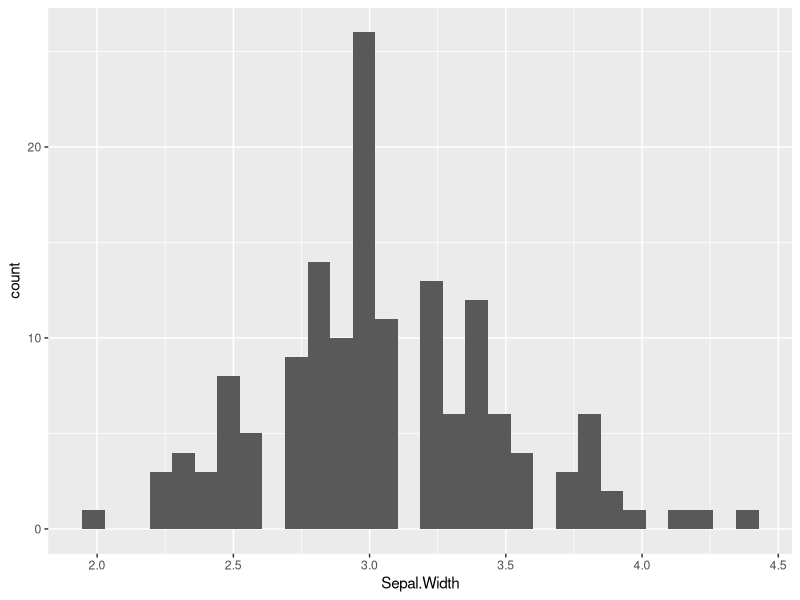
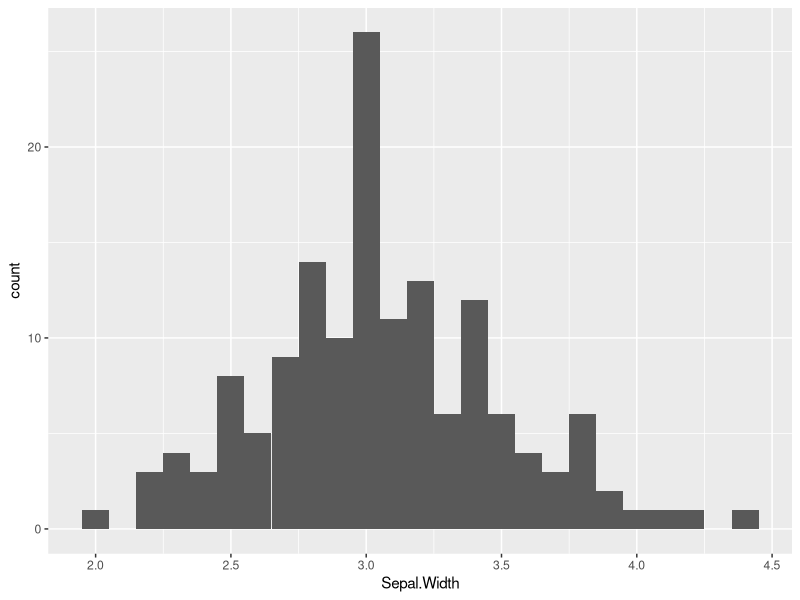
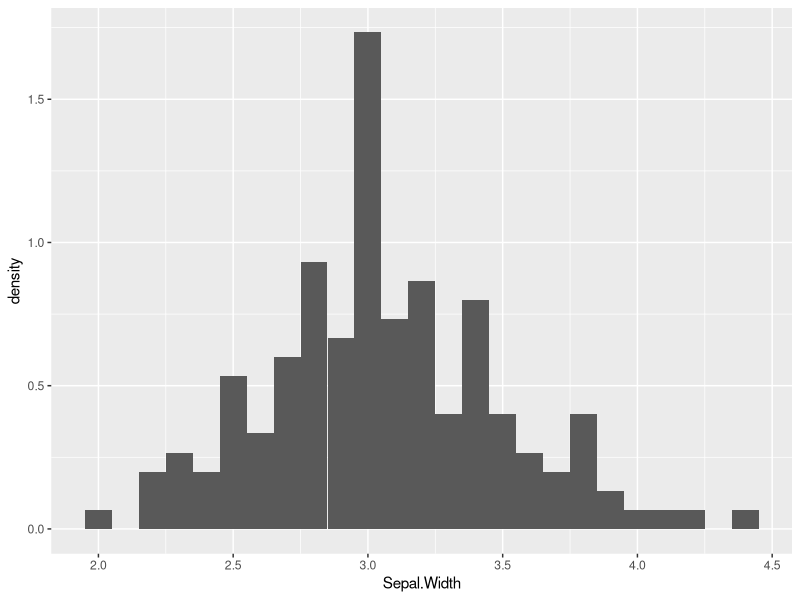
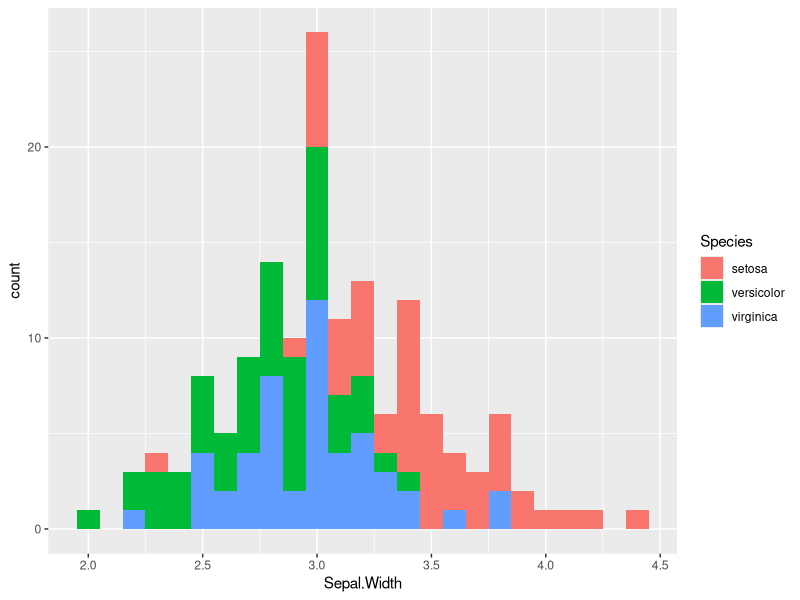
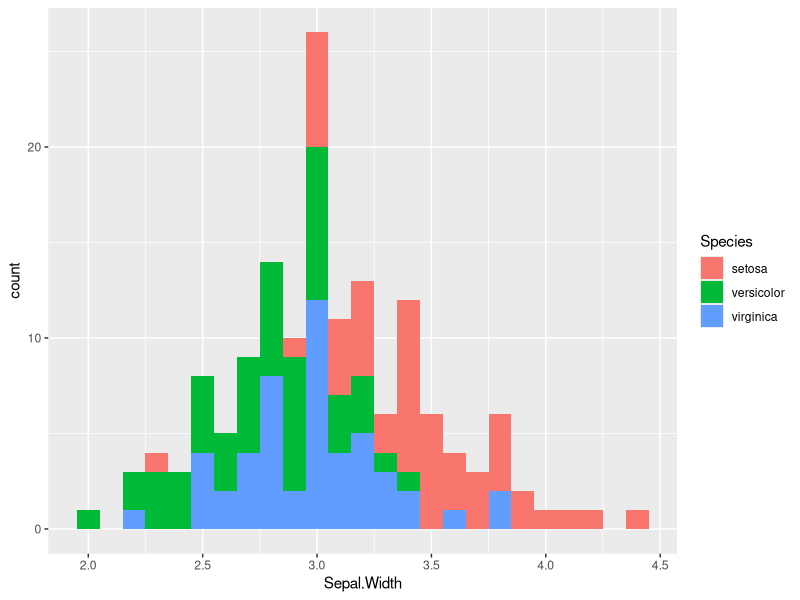
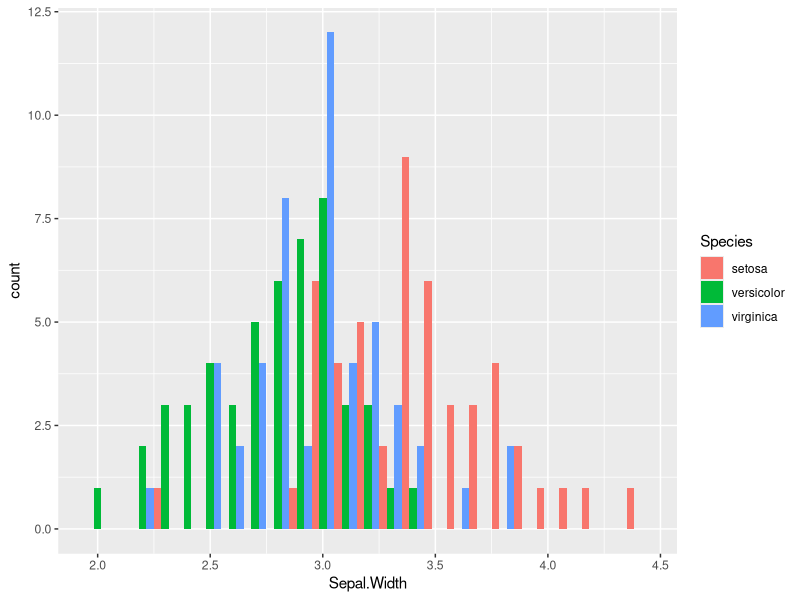
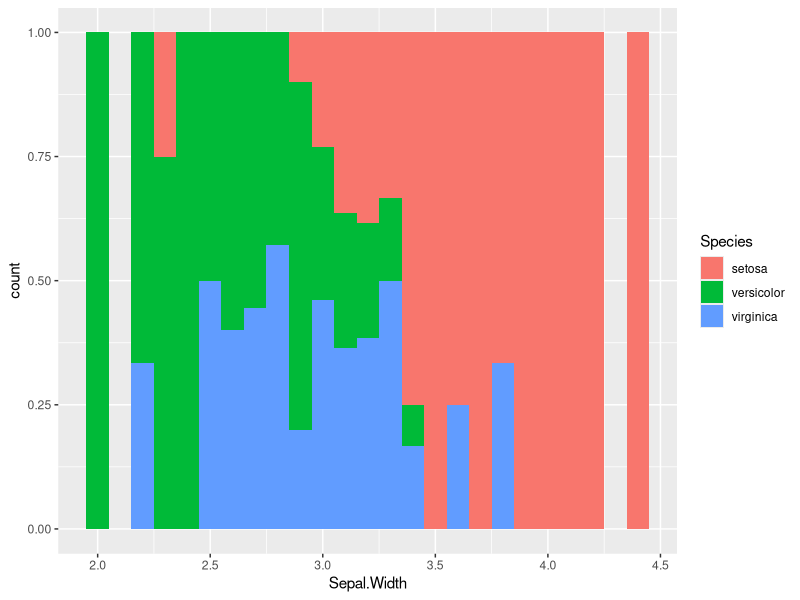

The R script that drew these images, in order: (Note: this script raises an error after producing the figures.)
# 
# author: Alexander C. Hungerford 
# 
# created: 28 November 2018
# 
# title: Datacamp
#        Data visualization with ggplot2 (Part 1)
#        Ch. 4 - geometries
#        section 2: bar plots


library(tidyverse)
data("iris", "mtcars")

# histograms - bin distribution of a continuous variable
ggplot(iris, aes(x = Sepal.Width)) +
  geom_histogram()

# note, you will always get a message with geom_histogram
diff(range(iris$Sepal.Width)) / 30

# let's change binwidth
ggplot(iris, aes(x = Sepal.Width)) +
  geom_histogram(binwidth = 0.1)

# y-axis shows us the absolute count of each bin (frequency aka density)
# i.e. what proportion of the total is represented in each bin

# to gain access to the density under the hood of a historgram, we'll assign
# a y-aesthetic
ggplot(iris, aes(x = Sepal.Width)) +
  geom_histogram(aes(y = ..density..), binwidth = 0.1)
# notice the shape of the histogram hasn't changed, but the y-axis has been relabled

# the "..density.." tells ggplot that the column containing the density values
# is not to be found in my original dataframe,
# but rather in the internal dataframe


# we can color our bars according to Species, but we need to use the "fill"
# aesthetic, instead of color, bc we're dealing with shapes, color would
# only outline the bars
ggplot(iris, aes(x = Sepal.Width, fill = Species)) +
  geom_histogram(binwidth = 0.1)

# what's not clear about the above plot is whether or not the bars are
# stacked or overlapping -- the default is stacked
ggplot(iris, aes(x = Sepal.Width, fill = Species)) +
  geom_histogram(binwidth = 0.1, position = "stack")

# dodge bars - offset each dataset in a category
ggplot(iris, aes(x = Sepal.Width, fill = Species)) +
  geom_histogram(binwidth = 0.1, position = "dodge")


# position = "fill"
ggplot(iris, aes(x = Sepal.Width, fill = Species)) +
  geom_histogram(binwidth = 0.1, position = "fill")

# normalizes each bin to represent the proportion of all observations in each
# bin, taken by each category. Y-axis label didn't change, but it should say
# "proportion", not count.


# bar plots - two common types: absolute counts, distributions

# example, absolute
ggplot(df, aes(x = x-axis, y = y-axis)) +
  geom_bar(stat = "bin")

# example, distribution
# when you have descriptive statistics already calculated?

# look up
# geom_errorbar(aes(ymin = avg - stdev, ymax = avg + stdev),
#   width = 0.2)


##################################33###########################################

# Exercise: Histograms
# 1 - Make a univariate histogram
ggplot(mtcars, aes(x = mpg)) +
  geom_histogram()

# 2 - Plot 1, plus set binwidth to 1 in the geom layer
ggplot(mtcars, aes(x = mpg)) +
  geom_histogram(binwidth = 1)



# 3 - Plot 2, plus MAP ..density.. to the y aesthetic (i.e. in a second aes() function)
ggplot(mtcars, aes(x = mpg)) +
  geom_histogram(aes(y = ..density..), binwidth = 1)



# 4 - plot 3, plus SET the fill attribute to "#377EB8"
ggplot(mtcars, aes(x = mpg)) +
  geom_histogram(aes(y = ..density..), binwidth = 1, fill = "#377EB8")


###############################################################################

# Exercise: Position

# Draw a bar plot of cyl, filled according to am
ggplot(mtcars, aes(x = cyl, fill = factor(am))) +
  geom_bar() +
  scale_fill_discrete(name = "am")


# Change the position argument to stack
ggplot(mtcars, aes(x = cyl, fill = factor(am))) +
  geom_bar(position = "stack") +
  scale_fill_discrete(name = "am")


# Change the position argument to fill
ggplot(mtcars, aes(x = cyl, fill = factor(am))) +
  geom_bar(position = "fill") +
  scale_fill_discrete(name = "am")


# Change the position argument to dodge
ggplot(mtcars, aes(x = cyl, fill = factor(am))) +
  geom_bar(position = "dodge") +
  scale_fill_discrete(name = "am")


###############################################################################

# Exercise: Overlapping bar plots

# 1 - The last plot form the previous exercise
ggplot(mtcars, aes(x = cyl, fill = factor(am))) +
  geom_bar(position = "dodge") +
  scale_fill_discrete(name = "am")


# 2 - Define posn_d with position_dodge()
posn_d <- position_dodge(width = 0.2)


# 3 - Change the position argument to posn_d
ggplot(mtcars, aes(x = cyl, fill = factor(am))) +
  geom_bar(position = posn_d) +
  scale_fill_discrete(name = "am")


# 4 - Use posn_d as position and adjust alpha to 0.6
ggplot(mtcars, aes(x = cyl, fill = factor(am))) +
  geom_bar(position = posn_d, alpha = 0.6) +
  scale_fill_discrete(name = "am")


###############################################################################

# Exercise: Overlapping histograms

# A basic histogram, add coloring defined by cyl
ggplot(mtcars, aes(mpg, fill = factor(cyl))) +
  geom_histogram(binwidth = 1) +
  scale_fill_discrete(name = "cyl")


# Change position to identity
ggplot(mtcars, aes(mpg, fill = factor(cyl))) +
  geom_histogram(binwidth = 1, position = "identity") +
  scale_fill_discrete(name = "cyl")


# Change geom to freqpoly (position is identity by default)
ggplot(mtcars, aes(mpg, color = factor(cyl))) +
  geom_histogram(binwidth = 1) +
  geom_freqpoly(binwidth = 1)


###############################################################################

# Exercise: Bar plots with color ramp, part 1

# Example of how to use a brewed color palette
ggplot(mtcars, aes(x = cyl, fill = factor(am))) +
  geom_bar() +
  scale_fill_brewer(palette = "Set1")


# if you want to see a full list of palettes
?brewer.pal


# Plot education on x and vocabulary on fill
# Use the default brewed color palette
ggplot(df, aes(x = something, fill = factor(something))) +
  geom_bar(position = "fill") +
  scale_fill_brewer(palette = "Set1")

# sometimes your plot will look incomplete bc for continuous data, the default
# palette from scale_fill_brewer() may not have enough colors for
# the number of categories you have, but you can manually create your
# own palette

###############################################################################

# Exercise: Bar plots with color ramp, part 2

# Final plot of last exercise
ggplot(Vocab, aes(x = education, fill = vocabulary)) +
  geom_bar(position = "fill") +
  scale_fill_brewer()

# create your own palette
# In this exercise, you'll manually create a color palette that can generate
# all the colours you need. To do this you'll use a function called
# colorRampPalette().
#     The input is a character vector of 2 or more colour values,
#     e.g. "#FFFFFF" (white) and "#0000FF" (pure blue)
#
#     The output is itself a function! So when you assign it to an object,
#     that object should be used as a function.

new_col <- colorRampPalette(c("#FFFFFF", "#0000FF"))
new_col(4) # the newly extrapolated colours
munsell::plot_hex(new_col(4)) # Quick and dirty plot

# newcol() takes one argument: the number of colours you want to extrapolate.

# Definition of a set of blue colors
# We've assigned the entire "Blues" colour palette from the RColorBrewer
# package to the character vector blues:
blues <- brewer.pal(9, "Blues") # from the RColorBrewer package

# 1 - Make a color range using colorRampPalette() and the set of blues
blue_range <- colorRampPalette(blues)

# 2 - Use blue_range to adjust the color of the bars, use scale_fill_manual()
# ggplot(Vocab, aes(x = education, fill = vocabulary)) +
#   geom_bar(position = "fill") +
#   scale_fill_manual(values = blue_range(11))


###############################################################################

# Exercise: Overlapping histograms (2)

# 1 - Basic histogram plot command
ggplot(mtcars, aes(mpg)) +
  geom_histogram(binwidth = 1)


# 2 - Plot 1, Expand aesthetics: am onto fill
ggplot(mtcars, aes(mpg, fill = factor(am))) +
  geom_histogram(binwidth = 1)


# 3 - Plot 2, change position = "dodge"
ggplot(mtcars, aes(mpg, fill = factor(am))) +
  geom_histogram(binwidth = 1, position = "dodge")


# 4 - Plot 3, change position = "fill"
ggplot(mtcars, aes(mpg, fill = factor(am))) +
  geom_histogram(binwidth = 1, position = "fill")


# 5 - Plot 4, plus change position = "identity" and alpha = 0.4
ggplot(mtcars, aes(mpg, fill = factor(am))) +
  geom_histogram(binwidth = 1, position = "identity", alpha = 0.4)


# 6 - Plot 5, plus change mapping: cyl onto fill
ggplot(mtcars, aes(mpg, fill = factor(cyl))) +
  geom_histogram(binwidth = 1, position = "identity", alpha = 0.4)